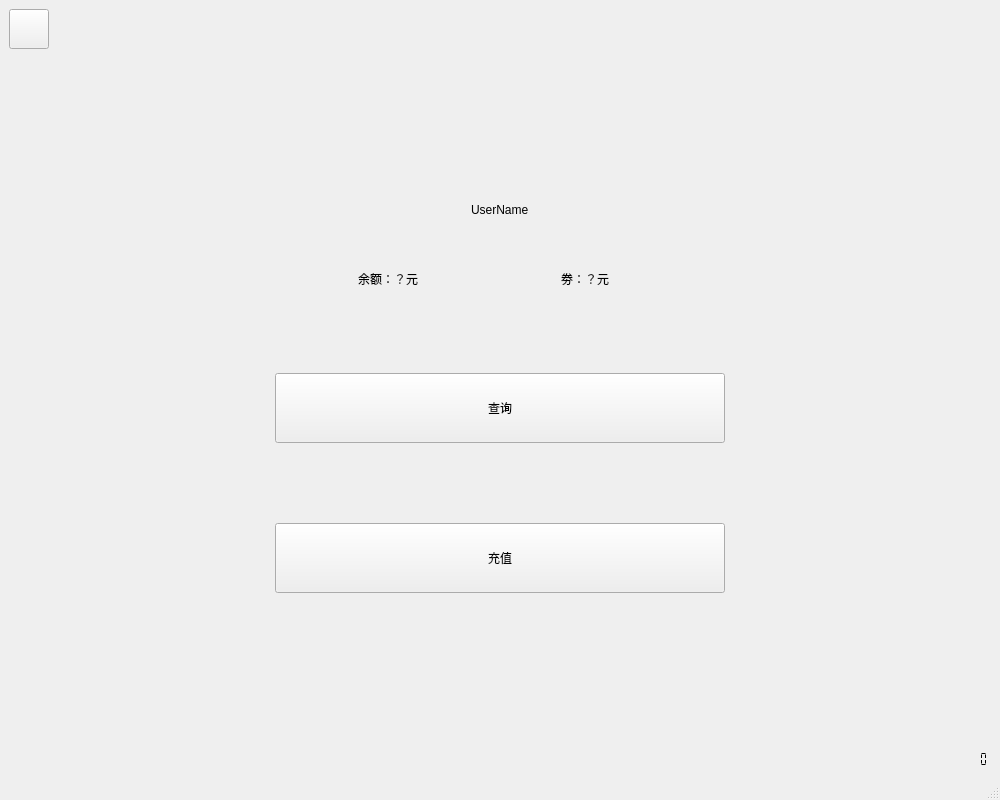
<?xml version="1.0" encoding="UTF-8"?>
<ui version="4.0">
 <class>UserMainWindow</class>
 <widget class="QMainWindow" name="UserMainWindow">
  <property name="geometry">
   <rect>
    <x>0</x>
    <y>0</y>
    <width>1000</width>
    <height>800</height>
   </rect>
  </property>
  <property name="minimumSize">
   <size>
    <width>1000</width>
    <height>800</height>
   </size>
  </property>
  <property name="windowTitle">
   <string>MainWindow</string>
  </property>
  <widget class="QWidget" name="centralwidget">
   <layout class="QGridLayout" name="gridLayout_3">
    <item row="0" column="0">
     <layout class="QVBoxLayout" name="verticalLayout">
      <item>
       <layout class="QHBoxLayout" name="horizontalLayout_4">
        <item>
         <widget class="QPushButton" name="BackButton">
          <property name="minimumSize">
           <size>
            <width>40</width>
            <height>40</height>
           </size>
          </property>
          <property name="maximumSize">
           <size>
            <width>40</width>
            <height>40</height>
           </size>
          </property>
          <property name="styleSheet">
           <string notr="true">font: 36pt &quot;.SF NS Text&quot;;</string>
          </property>
          <property name="text">
           <string/>
          </property>
          <property name="icon">
           <iconset>
            <normaloff>../../../Downloads/返回.png</normaloff>../../../Downloads/返回.png</iconset>
          </property>
         </widget>
        </item>
        <item>
         <spacer name="horizontalSpacer_7">
          <property name="orientation">
           <enum>Qt::Horizontal</enum>
          </property>
          <property name="sizeHint" stdset="0">
           <size>
            <width>40</width>
            <height>20</height>
           </size>
          </property>
         </spacer>
        </item>
       </layout>
      </item>
      <item>
       <spacer name="verticalSpacer">
        <property name="orientation">
         <enum>Qt::Vertical</enum>
        </property>
        <property name="sizeHint" stdset="0">
         <size>
          <width>20</width>
          <height>40</height>
         </size>
        </property>
       </spacer>
      </item>
     </layout>
    </item>
    <item row="0" column="1">
     <spacer name="verticalSpacer_3">
      <property name="orientation">
       <enum>Qt::Vertical</enum>
      </property>
      <property name="sizeHint" stdset="0">
       <size>
        <width>20</width>
        <height>40</height>
       </size>
      </property>
     </spacer>
    </item>
    <item row="1" column="0">
     <spacer name="horizontalSpacer_12">
      <property name="orientation">
       <enum>Qt::Horizontal</enum>
      </property>
      <property name="sizeHint" stdset="0">
       <size>
        <width>40</width>
        <height>20</height>
       </size>
      </property>
     </spacer>
    </item>
    <item row="1" column="1">
     <layout class="QGridLayout" name="gridLayout_2">
      <property name="verticalSpacing">
       <number>80</number>
      </property>
      <item row="0" column="0">
       <layout class="QGridLayout" name="gridLayout">
        <property name="verticalSpacing">
         <number>30</number>
        </property>
        <item row="0" column="0">
         <layout class="QHBoxLayout" name="horizontalLayout">
          <item>
           <spacer name="horizontalSpacer">
            <property name="orientation">
             <enum>Qt::Horizontal</enum>
            </property>
            <property name="sizeHint" stdset="0">
             <size>
              <width>40</width>
              <height>20</height>
             </size>
            </property>
           </spacer>
          </item>
          <item>
           <widget class="QLabel" name="UserName">
            <property name="minimumSize">
             <size>
              <width>0</width>
              <height>50</height>
             </size>
            </property>
            <property name="maximumSize">
             <size>
              <width>16777215</width>
              <height>50</height>
             </size>
            </property>
            <property name="styleSheet">
             <string notr="true">font: 36pt &quot;.SF NS Text&quot;;</string>
            </property>
            <property name="text">
             <string>UserName</string>
            </property>
           </widget>
          </item>
          <item>
           <spacer name="horizontalSpacer_2">
            <property name="orientation">
             <enum>Qt::Horizontal</enum>
            </property>
            <property name="sizeHint" stdset="0">
             <size>
              <width>40</width>
              <height>20</height>
             </size>
            </property>
           </spacer>
          </item>
         </layout>
        </item>
        <item row="1" column="0">
         <layout class="QHBoxLayout" name="horizontalLayout_6">
          <item>
           <spacer name="horizontalSpacer_10">
            <property name="orientation">
             <enum>Qt::Horizontal</enum>
            </property>
            <property name="sizeHint" stdset="0">
             <size>
              <width>40</width>
              <height>20</height>
             </size>
            </property>
           </spacer>
          </item>
          <item>
           <widget class="QLabel" name="Money">
            <property name="minimumSize">
             <size>
              <width>81</width>
              <height>28</height>
             </size>
            </property>
            <property name="styleSheet">
             <string notr="true">font: 20pt &quot;.SF NS Text&quot;;</string>
            </property>
            <property name="text">
             <string>余额：？元</string>
            </property>
           </widget>
          </item>
          <item>
           <spacer name="horizontalSpacer_9">
            <property name="orientation">
             <enum>Qt::Horizontal</enum>
            </property>
            <property name="sizeHint" stdset="0">
             <size>
              <width>40</width>
              <height>20</height>
             </size>
            </property>
           </spacer>
          </item>
          <item>
           <widget class="QLabel" name="Coupon">
            <property name="minimumSize">
             <size>
              <width>81</width>
              <height>28</height>
             </size>
            </property>
            <property name="styleSheet">
             <string notr="true">font: 20pt &quot;.SF NS Text&quot;;</string>
            </property>
            <property name="text">
             <string>劵：？元</string>
            </property>
           </widget>
          </item>
          <item>
           <spacer name="horizontalSpacer_11">
            <property name="orientation">
             <enum>Qt::Horizontal</enum>
            </property>
            <property name="sizeHint" stdset="0">
             <size>
              <width>40</width>
              <height>20</height>
             </size>
            </property>
           </spacer>
          </item>
         </layout>
        </item>
       </layout>
      </item>
      <item row="1" column="0">
       <layout class="QHBoxLayout" name="horizontalLayout_2">
        <item>
         <spacer name="horizontalSpacer_3">
          <property name="orientation">
           <enum>Qt::Horizontal</enum>
          </property>
          <property name="sizeHint" stdset="0">
           <size>
            <width>40</width>
            <height>20</height>
           </size>
          </property>
         </spacer>
        </item>
        <item>
         <widget class="QPushButton" name="SearchButton">
          <property name="minimumSize">
           <size>
            <width>450</width>
            <height>70</height>
           </size>
          </property>
          <property name="maximumSize">
           <size>
            <width>450</width>
            <height>70</height>
           </size>
          </property>
          <property name="styleSheet">
           <string notr="true">font: 36pt &quot;.SF NS Text&quot;;</string>
          </property>
          <property name="text">
           <string>查询</string>
          </property>
         </widget>
        </item>
        <item>
         <spacer name="horizontalSpacer_4">
          <property name="orientation">
           <enum>Qt::Horizontal</enum>
          </property>
          <property name="sizeHint" stdset="0">
           <size>
            <width>40</width>
            <height>20</height>
           </size>
          </property>
         </spacer>
        </item>
       </layout>
      </item>
      <item row="2" column="0">
       <layout class="QHBoxLayout" name="horizontalLayout_3">
        <item>
         <spacer name="horizontalSpacer_5">
          <property name="orientation">
           <enum>Qt::Horizontal</enum>
          </property>
          <property name="sizeHint" stdset="0">
           <size>
            <width>40</width>
            <height>20</height>
           </size>
          </property>
         </spacer>
        </item>
        <item>
         <widget class="QPushButton" name="WorkButton">
          <property name="minimumSize">
           <size>
            <width>450</width>
            <height>70</height>
           </size>
          </property>
          <property name="maximumSize">
           <size>
            <width>450</width>
            <height>70</height>
           </size>
          </property>
          <property name="styleSheet">
           <string notr="true">font: 36pt &quot;.SF NS Text&quot;;</string>
          </property>
          <property name="text">
           <string>充值</string>
          </property>
         </widget>
        </item>
        <item>
         <spacer name="horizontalSpacer_6">
          <property name="orientation">
           <enum>Qt::Horizontal</enum>
          </property>
          <property name="sizeHint" stdset="0">
           <size>
            <width>40</width>
            <height>20</height>
           </size>
          </property>
         </spacer>
        </item>
       </layout>
      </item>
     </layout>
    </item>
    <item row="1" column="2">
     <spacer name="horizontalSpacer_13">
      <property name="orientation">
       <enum>Qt::Horizontal</enum>
      </property>
      <property name="sizeHint" stdset="0">
       <size>
        <width>40</width>
        <height>20</height>
       </size>
      </property>
     </spacer>
    </item>
    <item row="2" column="1">
     <spacer name="verticalSpacer_4">
      <property name="orientation">
       <enum>Qt::Vertical</enum>
      </property>
      <property name="sizeHint" stdset="0">
       <size>
        <width>20</width>
        <height>40</height>
       </size>
      </property>
     </spacer>
    </item>
    <item row="2" column="2">
     <layout class="QVBoxLayout" name="verticalLayout_2">
      <item>
       <spacer name="verticalSpacer_2">
        <property name="orientation">
         <enum>Qt::Vertical</enum>
        </property>
        <property name="sizeHint" stdset="0">
         <size>
          <width>20</width>
          <height>40</height>
         </size>
        </property>
       </spacer>
      </item>
      <item>
       <layout class="QHBoxLayout" name="horizontalLayout_5">
        <item>
         <spacer name="horizontalSpacer_8">
          <property name="orientation">
           <enum>Qt::Horizontal</enum>
          </property>
          <property name="sizeHint" stdset="0">
           <size>
            <width>40</width>
            <height>20</height>
           </size>
          </property>
         </spacer>
        </item>
        <item>
         <widget class="QLCDNumber" name="Time">
          <property name="minimumSize">
           <size>
            <width>140</width>
            <height>20</height>
           </size>
          </property>
          <property name="maximumSize">
           <size>
            <width>140</width>
            <height>20</height>
           </size>
          </property>
          <property name="styleSheet">
           <string notr="true">font: 13pt &quot;Arial&quot;;</string>
          </property>
          <property name="frameShape">
           <enum>QFrame::NoFrame</enum>
          </property>
          <property name="digitCount">
           <number>19</number>
          </property>
          <property name="segmentStyle">
           <enum>QLCDNumber::Flat</enum>
          </property>
         </widget>
        </item>
       </layout>
      </item>
     </layout>
    </item>
   </layout>
  </widget>
  <widget class="QStatusBar" name="statusbar"/>
  <widget class="QMenuBar" name="menubar">
   <property name="geometry">
    <rect>
     <x>0</x>
     <y>0</y>
     <width>1000</width>
     <height>22</height>
    </rect>
   </property>
  </widget>
 </widget>
 <resources/>
 <connections/>
</ui>
